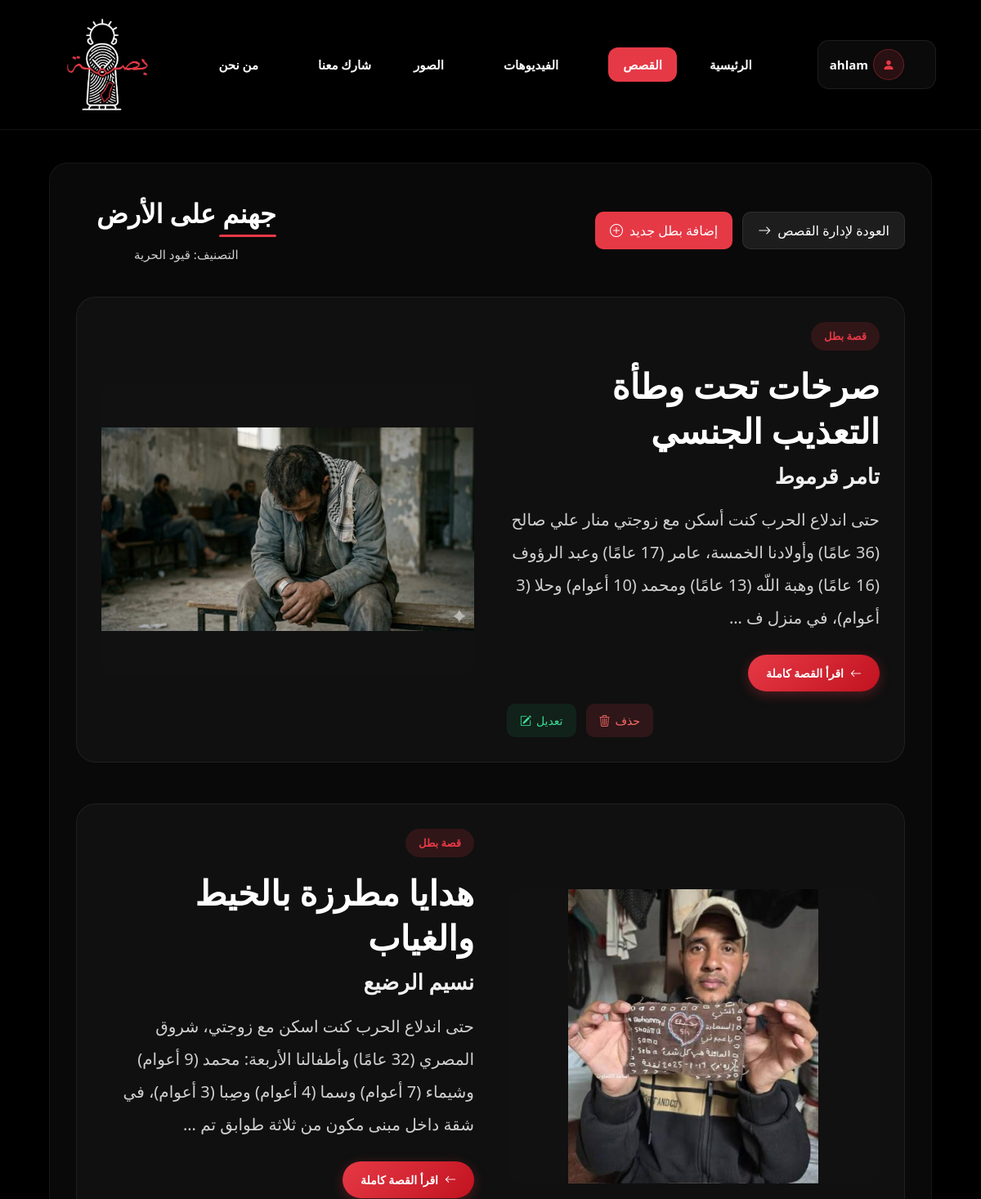
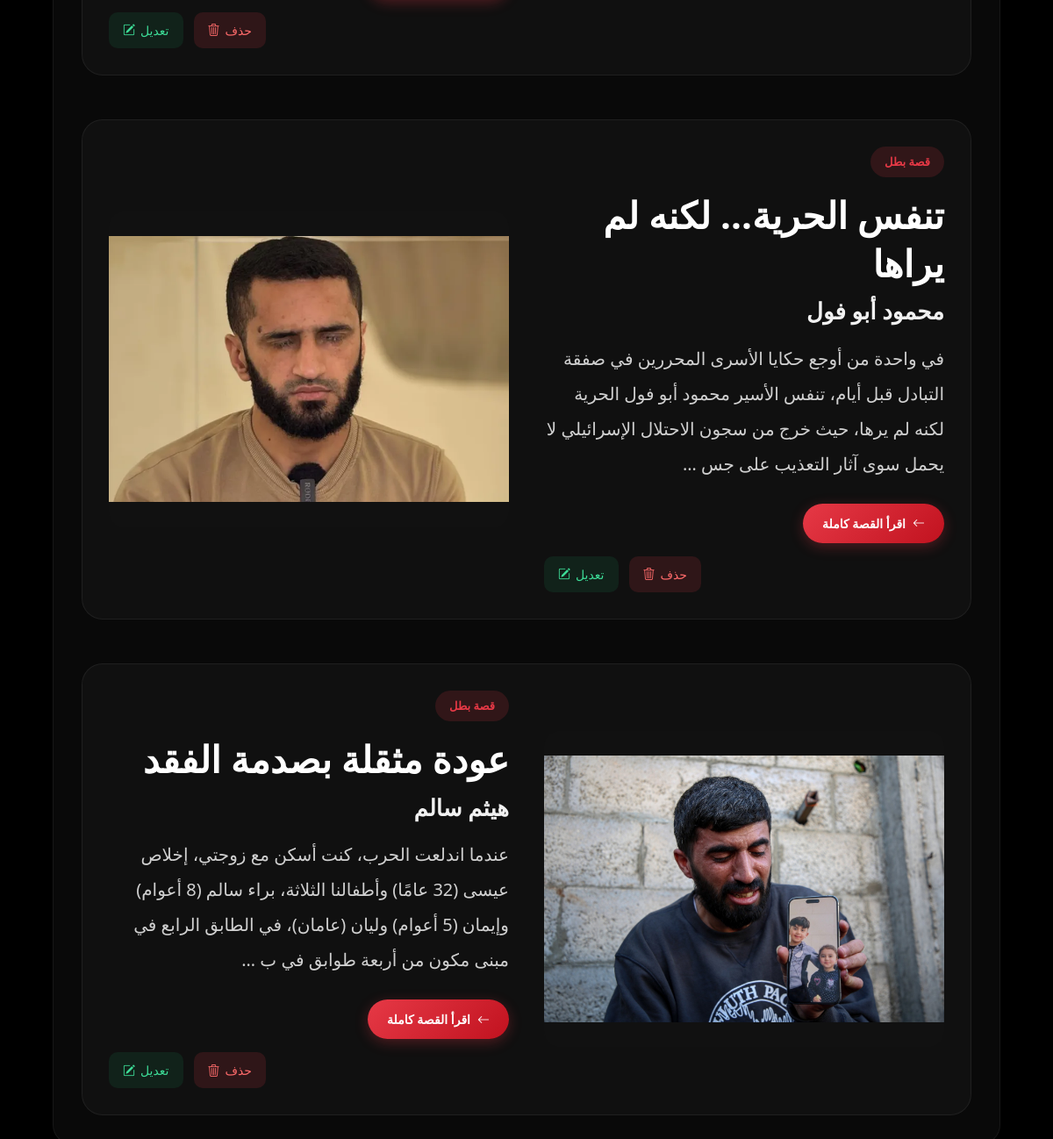
/admin/storyPersons.php?story_id=13 (signed in), run on the app's committed database (2 pictures, top to bottom).
### tables this page shows
CREATE TABLE `Stories` (
  `id` int(11) NOT NULL,
  `title` varchar(255) NOT NULL,
  `categoryName` varchar(100) NOT NULL,
  `description` text DEFAULT NULL,
  `story_type` enum('single','multiple') NOT NULL DEFAULT 'single'
);

CREATE TABLE `Story` (
  `id` int(11) NOT NULL,
  `story_id` int(11) DEFAULT NULL,
  `heroName` varchar(100) DEFAULT NULL,
  `details` text DEFAULT NULL,
  `image` varchar(255) DEFAULT NULL,
  `title` varchar(255) DEFAULT NULL
);

### admin/storyPersons.php (the view, shortened to what this page needs)
<?php
include '../dbConnection.php';
$adminName = $_SESSION['username'] ?? 'Admin';
$story_id = intval($_GET['story_id']);
$storyQuery = "SELECT * FROM Stories WHERE id = $story_id";
$storyResult = mysqli_query($conn, $storyQuery);
$storyData = mysqli_fetch_assoc($storyResult);
$herosQuery = "SELECT * FROM Story WHERE story_id = $story_id ORDER BY id ASC";
$herosResult = mysqli_query($conn, $herosQuery);
$canAddHero = true;
?>
<!DOCTYPE html>
<html lang="ar">
<head>
    <link href="https://cdn.jsdelivr.net/npm/bootstrap@5.3.2/dist/css/bootstrap.min.css" rel="stylesheet">
    <link href="https://cdn.jsdelivr.net/npm/bootstrap-icons@1.11.3/font/bootstrap-icons.css" rel="stylesheet">
    <link rel="stylesheet" href="../assets/css/navbar.css">
    <link rel="stylesheet" href="../assets/css/admin.css">
</head>
<body>
    <nav class="navbar navbar-expand-md navbar-dark bg-dark shadow">
        <div class="container">
            <div class="navbar-left">
                <a class="navbar-brand m-0 me-4" href="#">
                    <img src="../assets/images/logos/basmah.png" alt="logo" height="100" width="150">
                </a>
            </div>
            <div class="navbar-center">
                <div class="collapse navbar-collapse justify-content-center" id="navbarNav">
                    <ul class="navbar-nav gap-lg-6 mobile-menu-list">
                        <li class="nav-item dropdown">
                            <a class="nav-link dropdown-toggle text-white" href="#" role="button"
                                data-bs-toggle="dropdown">
                                من نحن
                            </a>
                        </li>
                        <li class="nav-item">
                            <a class="nav-link text-white" href="adminShareForm.php">شارك معنا</a>
                        </li>
                        <li class="nav-item dropdown">
                            <a class="nav-link dropdown-toggle text-white" href="#" role="button"
                                data-bs-toggle="dropdown">
                                الصور
                            </a>
                        </li>
                        <li class="nav-item dropdown">
                            <a class="nav-link dropdown-toggle text-white" href="#" role="button"
                                data-bs-toggle="dropdown">
                                الفيديوهات
                            </a>
                        </li>
                        <li class="nav-item active">
                            <a class="nav-link active" href="#">القصص</a>
                        </li>
                        <li class="nav-item">
                            <a class="nav-link" href="adminDash.php">الرئيسية</a>
                        </li>
                    </ul>
                </div>
            </div>
            <div class="navbar-right">
                <div class="nav-item dropdown admin-menu">
                    <a class="nav-link dropdown-toggle text-white" href="#" role="button" data-bs-toggle="dropdown">
                        <span class="admin-name"><?php echo htmlspecialchars($adminName); ?></span>
                        <span class="admin-icon-wrap">
                            <i class="bi bi-person-fill"></i>
                        </span>
                    </a>
                </div>
            </div>
        </div>
    </nav>
    <section class="page-wrapper">
        <div class="page-header">
            <div>
                <h1 class="page-title"><?php echo htmlspecialchars($storyData['title']); ?></h1>
                <div class="story-meta">
                    التصنيف: <?php echo htmlspecialchars($storyData['categoryName']); ?>
                </div>
            </div>
            <div class="top-actions">
                <?php if($canAddHero): ?>
                <a href="addHeroStories.php?story_id=<?php echo $storyData['id']; ?>" class="btn-main">
                    <i class="bi bi-plus-circle"></i>
                    إضافة بطل جديد
                </a>
                <?php endif; ?>
                <a href="adminStoryPage.php" class="btn-back">
                    <i class="bi bi-arrow-right"></i>
                    العودة لإدارة القصص
                </a>
            </div>
        </div>
        <?php if(mysqli_num_rows($herosResult) > 0): ?>
        <div class="heroes-sections">
            <?php
        $index = 0;
        while($hero = mysqli_fetch_assoc($herosResult)):
            $reverseClass = ($index % 2 != 0) ? 'hero-section reverse' : 'hero-section';
        ?>
            <div class="<?php echo $reverseClass; ?>">
                <div class="hero-section-image">
                    <img src="../uploads/uploadsStoriesPhoto/<?php echo htmlspecialchars($hero['image']); ?>"
                        alt="hero">
                </div>
                <div class="hero-section-content">
                    <span class="hero-badge">قصة بطل</span>
                    <?php if(!empty($hero['title'])): ?>
                    <h2 class="hero-section-title">
                        <?php echo htmlspecialchars($hero['title']); ?>
                    </h2>
                    <?php endif; ?>
                    <h3 class="hero-section-name">
                        <?php echo htmlspecialchars($hero['heroName']); ?>
                    </h3>
                    <div class="hero-section-details" id="storyText">
                        <?php
                    $shortText = mb_substr($hero['details'], 0, 180);
                    if(mb_strlen($hero['details']) > 180){
                        echo nl2br(htmlspecialchars($shortText)) . " …";
                    } else {
                        echo nl2br(htmlspecialchars($shortText));
                    }
                    ?>
                    </div>
                    <a href="viewHero.php?id=<?php echo $hero['id']; ?>&story_id=<?php echo $storyData['id']; ?>"
                        class="btn-read">
                        اقرأ القصة كاملة
                        <i class="bi bi-arrow-left"></i>
                    </a>
                    <div class="hero-section-actions">
                        <a href="updateHero.php?id=<?php echo $hero['id']; ?>&story_id=<?php echo $storyData['id']; ?>"
                            class="btn-edit">
                            <i class="bi bi-pencil-square"></i>
                            تعديل
                        </a>
                        <a href="deleteHero.php?id=<?php echo $hero['id']; ?>&story_id=<?php echo $storyData['id']; ?>"
                            class="btn-delete" onclick="return confirm('هل أنت متأكد من حذف هذا البطل؟');">
                            <i class="bi bi-trash3"></i>
                            حذف
                        </a>
                    </div>
                </div>
            </div>
            <?php
            $index++;
        endwhile;
        ?>
        </div>
        <?php else: ?>
        <div class="empty-box">
            لا يوجد أبطال مضافون داخل هذه القصة بعد
        </div>
        <?php endif; ?>
</body>
</html>

### assets/css/navbar.css (style rules this page uses)
.navbar { background: #000 !important; border-bottom: 1px solid rgba(255, 255, 255, 0.08); padding: 14px 0; }
.navbar .container { display: flex; align-items: center; justify-content: space-between; gap: 20px; }
.navbar .navbar-brand img { width: 180px; height: 120px; object-fit: contain; }
.navbar .navbar-nav { align-items: center; gap: 28px; }
.navbar .nav-link { color: #fff !important; font-size: 15px; font-weight: 600; display: flex; align-items: center; gap: 6px; transition: 0.3s; padding: 10px 12px !important; border-radius: 10px; }
.navbar .nav-link.active { background: #e63946; color: #fff !important; border-radius: 12px; padding: 10px 18px !important; }
.navbar-left, .navbar-right { width: 180px; display: flex; align-items: center; }
.navbar-left { justify-content: flex-start; }
.navbar-right { justify-content: flex-end; gap: 15px; }
.navbar-center { flex: 1; display: flex; justify-content: center; }
.navbar-center .navbar-collapse { justify-content: center; }
.navbar-nav { margin: 0 !important; }
.navbar .dropdown-toggle::after { border: none; content: "\F282"; font-family: "bootstrap-icons"; font-size: 12px; opacity: 0; transition: 0.35s ease; }
.admin-menu .nav-link { background: rgba(255, 255, 255, 0.04); border: 1px solid rgba(255, 255, 255, 0.08); padding: 10px 14px !important; border-radius: 14px; }
.admin-icon-wrap { width: 38px; height: 38px; border-radius: 50%; display: flex; align-items: center; justify-content: center; background: rgba(230, 57, 70, 0.14); border: 1px solid rgba(230, 57, 70, 0.35); color: #e63946; flex-shrink: 0; }
.admin-name { color: #fff; font-weight: 700; font-size: 15px; max-width: 90px; white-space: nowrap; overflow: hidden; text-overflow: ellipsis; }
.admin-menu .dropdown-toggle::after { margin-right: 6px; margin-left: 0; }

### data on the page
stories: title "جهنم على الأرض", categoryName "قيود الحرية"
story: image (picture), title "صرخات تحت وطأة التعذيب الجنسي", heroName "تامر قرموط", details "حتى اندلاع الحرب كنت أسكن مع زوجتي منار علي صالح (36 عامًا) وأولادنا الخمسة، عامر (17 عامًا) وعبد الرؤوف (16 عامًا) وهبة اللّه (13 عامًا) ومحمد (10 أعوام) وحلا (3 أعوام)، في منزل ف"
story: image (picture), title "هدايا مطرزة بالخيط والغياب", heroName "نسيم الرضيع", details "حتى اندلاع الحرب كنت اسكن مع زوجتي، شروق المصري (32 عامًا) وأطفالنا الأربعة: محمد (9 أعوام) وشيماء (7 أعوام) وسما (4 أعوام) وصِبا (3 أعوام)، في شقة داخل مبنى مكون من ثلاثة طوابق تم"
story: image (picture), title "تنفس الحرية... لكنه لم يراها", heroName "محمود أبو فول", details "في واحدة من أوجع حكايا الأسرى المحررين في صفقة التبادل قبل أيام، تنفس الأسير محمود أبو فول الحرية لكنه لم يرها، حيث خرج من سجون الاحتلال الإسرائيلي لا يحمل سوى آثار التعذيب على جس"
story: image (picture), title "عودة مثقلة بصدمة الفقد", heroName "هيثم سالم", details "عندما اندلعت الحرب، كنت أسكن مع زوجتي، إخلاص عيسى (32 عامًا) وأطفالنا الثلاثة، براء سالم (8 أعوام) وإيمان (5 أعوام) وليان (عامان)، في الطابق الرابع في مبنى مكون من أربعة طوابق في ب"

### other printed values
$adminName "ahlam"
